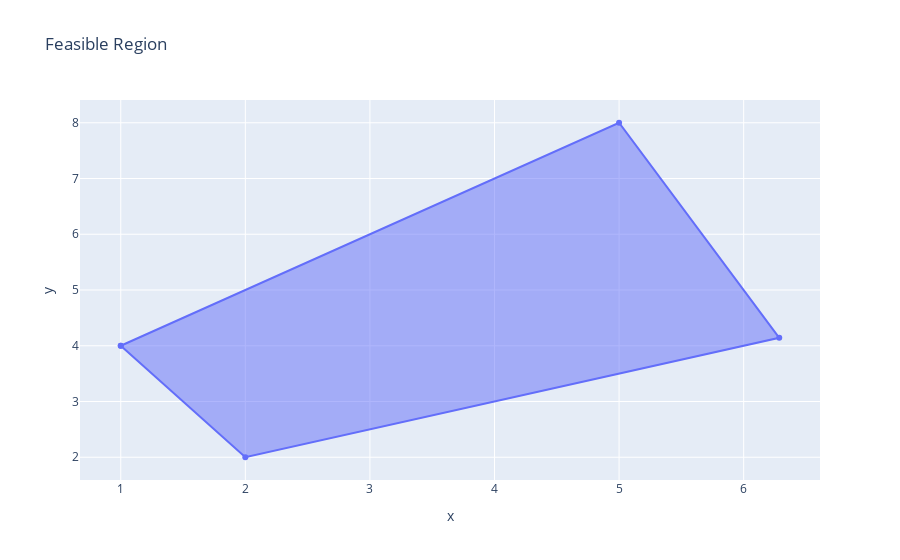

Notebook source saved alongside this figure:
### Code cell
feasible_region = go.Scatter(
    x=[vertices_1_2[0], vertices_1_3[0], vertices_3_4[0], vertices_2_4[0], vertices_1_2[0]],
    y=[vertices_1_2[1], vertices_1_3[1], vertices_3_4[1], vertices_2_4[1], vertices_1_2[1]],
    fill='toself'
)

layout['title']['text'] = 'Feasible Region'
fig = go.Figure(data=[feasible_region], layout=layout)
iplot(fig)

### Figure 1 — Plotly figure (JSON) as saved in the notebook; plotly's stock layout.template omitted (floating-point values rounded to 4 significant figures)
{"data": [{"fill": "toself", "type": "scatter", "x": [1, 5, 6.286, 2, 1], "y": [4, 8, 4.143, 2, 4]}], "layout": {"autosize": true, "title": {"text": "Feasible Region"}, "xaxis": {"autorange": true, "range": [0.6921, 6.594], "title": {"text": "x"}, "type": "linear"}, "yaxis": {"autorange": true, "range": [1.599, 8.401], "title": {"text": "y"}, "type": "linear"}}}
